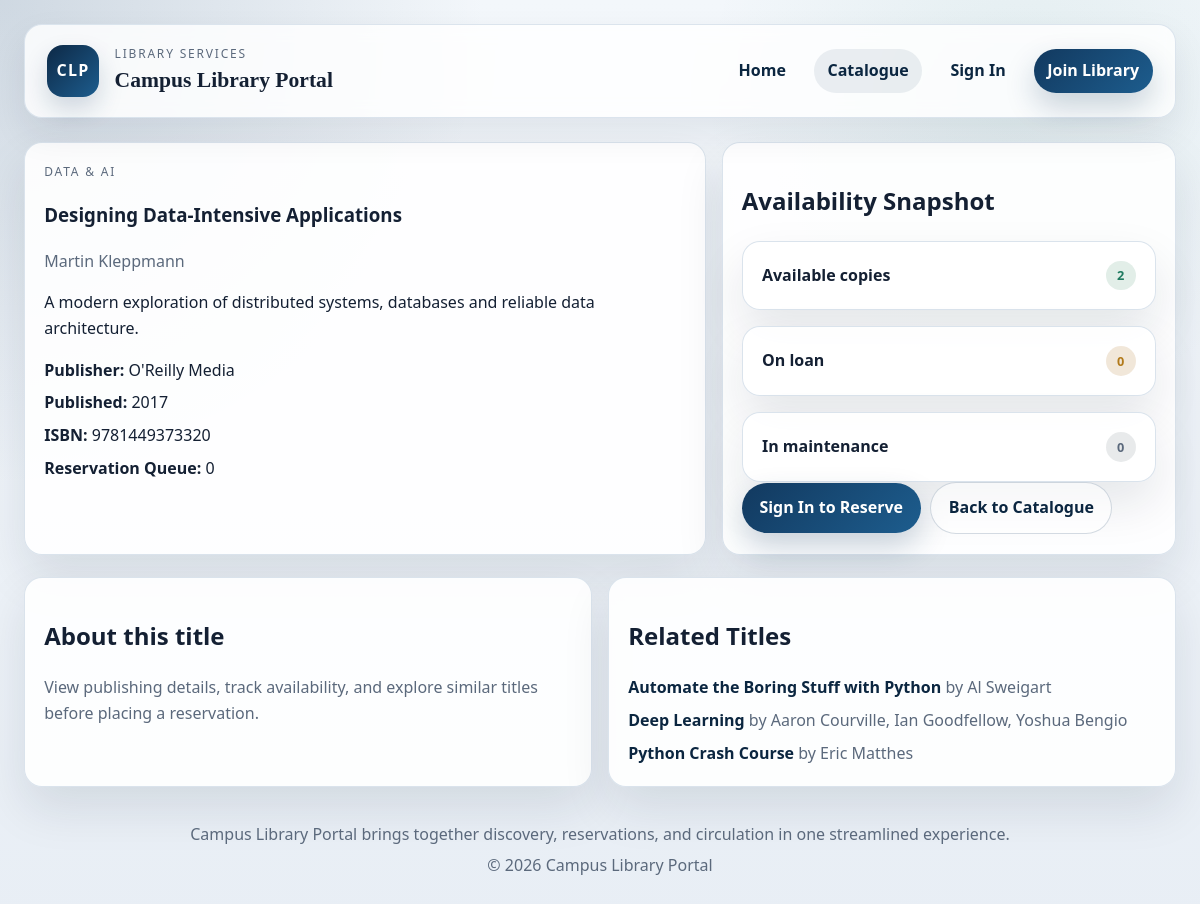
The page /book.php?id=2 on the database its author committed.
### tables this page shows
CREATE TABLE books (
    id INT NOT NULL AUTO_INCREMENT,
    title VARCHAR(180) NOT NULL,
    isbn VARCHAR(30) NOT NULL,
    category_id INT NOT NULL,
    publisher_id INT NOT NULL,
    published_year INT DEFAULT NULL,
    summary TEXT,
    featured TINYINT(1) NOT NULL DEFAULT 0,
    is_active TINYINT(1) NOT NULL DEFAULT 1,
    created_at DATETIME NOT NULL,
    PRIMARY KEY (id),
    UNIQUE KEY uq_books_isbn (isbn),
    CONSTRAINT fk_books_category FOREIGN KEY (category_id) REFERENCES categories (id),
    CONSTRAINT fk_books_publisher FOREIGN KEY (publisher_id) REFERENCES publishers (id)
);

CREATE TABLE categories (
    id INT NOT NULL AUTO_INCREMENT,
    name VARCHAR(100) NOT NULL,
    description TEXT,
    PRIMARY KEY (id),
    UNIQUE KEY uq_categories_name (name)
);

CREATE TABLE publishers (
    id INT NOT NULL AUTO_INCREMENT,
    name VARCHAR(150) NOT NULL,
    website_url VARCHAR(255) DEFAULT NULL,
    description TEXT,
    PRIMARY KEY (id),
    UNIQUE KEY uq_publishers_name (name)
);

### app/includes/db.php (called while the page is built, shortened)
<?php
function db()
{
    static $pdo = null;
    if ($pdo instanceof PDO) {
        return $pdo;
    }
    $dsn = 'mysql:host=' . DB_HOST . ';dbname=' . DB_NAME . ';charset=' . DB_CHARSET;
    try {
        $pdo = new PDO($dsn, DB_USER, DB_PASS);
        $pdo->setAttribute(PDO::ATTR_ERRMODE, PDO::ERRMODE_EXCEPTION);
        $pdo->setAttribute(PDO::ATTR_DEFAULT_FETCH_MODE, PDO::FETCH_ASSOC);
    } catch (PDOException $exception) {
        $GLOBALS['db_connection_error'] = $exception->getMessage();
        return null;
    }
    return $pdo;
}

### app/includes/auth.php (called while the page is built, shortened)
<?php
require_once __DIR__ . '/functions.php';
function current_user()
{
    if (empty($_SESSION['user_id'])) {
        return null;
    }
    return find_user_by_id($_SESSION['user_id']);
}
function is_logged_in()
{
    return current_user() !== null;
}

### book.php (the view, shortened to what this page needs)
<?php
require_once __DIR__ . '/app/includes/auth.php';
$bookId = (int) request_value('id', 0);
$book = null;
$queueCount = 0;
$relatedTitles = array();
if (db_ready()) {
    $statement = db()->prepare('
        SELECT
            b.id,
            b.title,
            b.summary,
            b.isbn,
            b.published_year,
            c.name AS category_name,
            p.name AS publisher_name,
            GROUP_CONCAT(DISTINCT a.name ORDER BY a.name SEPARATOR ", ") AS authors,
            COUNT(DISTINCT cp.id) AS total_copies,
            COALESCE(SUM(CASE WHEN cp.status = "available" THEN 1 ELSE 0 END), 0) AS available_copies,
            COALESCE(SUM(CASE WHEN cp.status = "loaned" THEN 1 ELSE 0 END), 0) AS loaned_copies,
            COALESCE(SUM(CASE WHEN cp.status = "maintenance" THEN 1 ELSE 0 END), 0) AS maintenance_copies
        FROM books b
        INNER JOIN categories c ON c.id = b.category_id
        INNER JOIN publishers p ON p.id = b.publisher_id
        INNER JOIN book_authors ba ON ba.book_id = b.id
        INNER JOIN authors a ON a.id = ba.author_id
        LEFT JOIN copies cp ON cp.book_id = b.id
        WHERE b.id = :id AND b.is_active = 1
        GROUP BY b.id, b.title, b.summary, b.isbn, b.published_year, c.name, p.name
        LIMIT 1
    ');
    $statement->execute(array('id' => $bookId));
    $book = $statement->fetch();
    if ($book) {
        $queueStatement = db()->prepare('
            SELECT COUNT(*)
            FROM reservations
            WHERE book_id = :book_id
            AND status IN ("pending", "ready_for_collection")
        ');
        $queueStatement->execute(array('book_id' => $bookId));
        $queueCount = (int) $queueStatement->fetchColumn();
        $relatedStatement = db()->prepare('
            SELECT
                b.id,
                b.title,
                GROUP_CONCAT(DISTINCT a.name ORDER BY a.name SEPARATOR ", ") AS authors
            FROM books b
            INNER JOIN book_authors ba ON ba.book_id = b.id
            INNER JOIN authors a ON a.id = ba.author_id
            WHERE b.category_id = (
                SELECT category_id
                FROM books
                WHERE id = :current_book
            )
            AND b.id <> :current_book
            AND b.is_active = 1
            GROUP BY b.id, b.title
            ORDER BY b.title ASC
            LIMIT 4
        ');
        $relatedStatement->execute(array('current_book' => $bookId));
        $relatedTitles = $relatedStatement->fetchAll();
    }
}
include __DIR__ . '/app/includes/header.php';
?>
<section class="detail-grid">
    <article class="panel">
        <p class="eyebrow"><?php echo h($book['category_name']); ?></p>
        <h1><?php echo h($book['title']); ?></h1>
        <p class="muted"><?php echo h($book['authors']); ?></p>
        <p><?php echo h($book['summary']); ?></p>
        <ul class="meta-list">
            <li><strong>Publisher:</strong> <?php echo h($book['publisher_name']); ?></li>
            <li><strong>Published:</strong> <?php echo h($book['published_year']); ?></li>
            <li><strong>ISBN:</strong> <?php echo h($book['isbn']); ?></li>
            <li><strong>Reservation Queue:</strong> <?php echo h($queueCount); ?></li>
        </ul>
    </article>
    <aside class="panel">
        <h2>Availability Snapshot</h2>
        <div class="stack">
            <div class="card">
                <div class="split">
                    <strong>Available copies</strong>
                    <?php echo render_status_badge((string) $book['available_copies'], 'available'); ?>
                </div>
            </div>
            <div class="card">
                <div class="split">
                    <strong>On loan</strong>
                    <?php echo render_status_badge((string) $book['loaned_copies'], 'loaned'); ?>
                </div>
            </div>
            <div class="card">
                <div class="split">
                    <strong>In maintenance</strong>
                    <?php echo render_status_badge((string) $book['maintenance_copies'], 'maintenance'); ?>
                </div>
            </div>
        </div>
        <div class="action-row">
            <?php if (is_logged_in() && !is_admin()): ?>
                <form method="post" action="book.php?id=<?php echo h($book['id']); ?>">
                    <?php echo csrf_field(); ?>
                    <button type="submit">Reserve This Book</button>
                </form>
            <?php else: ?>
                <a class="button-link" href="<?php echo is_logged_in() ? 'dashboard.php' : 'login.php'; ?>">
                    <?php echo is_logged_in() ? 'Open Dashboard' : 'Sign In to Reserve'; ?>
                </a>
            <?php endif; ?>
            <a class="button button-ghost" href="catalogue.php">Back to Catalogue</a>
        </div>
    </aside>
</section>
<section class="grid grid-2">
    <div class="panel">
        <h2>About this title</h2>
        <p class="muted">
            View publishing details, track availability, and explore similar titles before placing a reservation.
        </p>
    </div>
    <div class="panel">
        <h2>Related Titles</h2>
        <?php if (!$relatedTitles): ?>
            <p class="muted">More titles from this subject area will appear here as the collection grows.</p>
        <?php else: ?>
            <ul class="meta-list">
                <?php foreach ($relatedTitles as $related): ?>
                    <li>
                        <strong><a href="book.php?id=<?php echo h($related['id']); ?>"><?php echo h($related['title']); ?></a></strong>
                        <span class="muted"> by <?php echo h($related['authors']); ?></span>
                    </li>
                <?php endforeach; ?>
            </ul>
        <?php endif; ?>
    </div>
</section>
<?php include __DIR__ . '/app/includes/footer.php'; ?>

### assets/css/styles.css (style rules this page uses)
:root { --bg: #edf3f8; --panel: rgba(255, 255, 255, 0.9); --panel-strong: #dce6ef; --ink: #142033; --muted: #5b697c; --line: #d7e1eb; --brand: #12395f; --brand-deep: #0b2640; --accent: #1b7a6c; --warning: #b27a1b; --danger: #b5404d; --success: #1f7a60; --shadow: 0 22px 48px rgba(12, 28, 48, 0.1); --radius: 18px; }
* { box-sizing: border-box; }
body { margin: 0; background: radial-gradient(circle at top left, rgba(18, 57, 95, 0.16), transparent 32%), radial-gradient(circle at 85% 10%, rgba(27, 122, 108, 0.08), transparent 24%), linear-gradient(180deg, #f3f7fb 0%, #e8eef5 100%); color: var(--ink); font-family: "Avenir Next", "Gill Sans", "Segoe UI", sans-serif; line-height: 1.6; }
a { color: var(--brand-deep); text-decoration: none; }
.eyebrow { margin: 0; text-transform: uppercase; letter-spacing: 0.15em; font-size: 0.75rem; color: var(--muted); }
.button-link, .button, button, input[type="submit"] { display: inline-flex; align-items: center; justify-content: center; gap: 0.4rem; padding: 0.78rem 1.1rem; border: 0; border-radius: 999px; background: linear-gradient(135deg, var(--brand) 0%, #1d5d8e 100%); color: #fff; font-weight: 700; cursor: pointer; transition: transform 0.18s ease, box-shadow 0.18s ease; box-shadow: 0 14px 30px rgba(18, 57, 95, 0.22); }
.button-ghost { background: rgba(255, 255, 255, 0.62); color: var(--brand-deep); border: 1px solid rgba(18, 57, 95, 0.18); box-shadow: none; }
.hero, .card, .panel, .table-panel, .form-panel, .metric-grid article, .empty-state { background: var(--panel); border: 1px solid rgba(215, 225, 235, 0.92); border-radius: var(--radius); box-shadow: var(--shadow); }
.grid { display: grid; gap: 1rem; }
.grid-2 { grid-template-columns: repeat(auto-fit, minmax(280px, 1fr)); }
.card, .panel, .table-panel, .form-panel, .empty-state { padding: 1.2rem; }
.muted { color: var(--muted); }
.meta-list { display: grid; gap: 0.45rem; margin: 1rem 0 0; padding: 0; list-style: none; }
.meta-list strong { color: var(--ink); }
.filter-form, .stack, .form-grid, .detail-grid, .action-row { display: grid; gap: 1rem; }
.detail-grid { grid-template-columns: 1.2fr 0.8fr; }
.table-actions, .action-row { display: flex; flex-wrap: wrap; gap: 0.6rem; align-items: center; }
.split { display: flex; align-items: center; justify-content: space-between; gap: 1rem; flex-wrap: wrap; }

### rows shown on the page
books: category.name "DATA & AI", title "Designing Data-Intensive Applications", summary "A modern exploration of distributed systems, databases and reliable data architecture.", publisher.name "O'Reilly Media", published_year "2017", isbn "9781449373320"
books: title "Automate the Boring Stuff with Python", authors "Al Sweigart"
books: title "Deep Learning", authors "Aaron Courville, Ian Goodfellow, Yoshua Bengio"
books: title "Python Crash Course", authors "Eric Matthes"

### other values the page prints
APP_NAME "Campus Library Portal"
$book['authors'] "Martin Kleppmann"
$queueCount "0"
$label "2 0 0"
